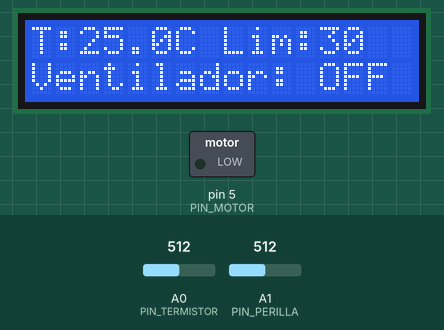
This sketch was run on a simulated Arduino Uno, built with avr-gcc and run on an emulated ATmega328P. Shown: 16×2 character LCD, switched loads named in the sketch (green lamp = pin HIGH). The test bench sets the inputs (shaded band); at power-on: A0 (PIN_TERMISTOR) = 512, A1 (PIN_PERILLA) = 512.

Above: at 2.7 s.
2.8 s: A0 (PIN_TERMISTOR) set to 552
At 3.7 s:
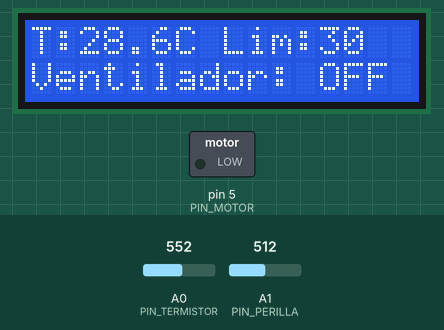
4.6 s: A0 (PIN_TERMISTOR) set to 577
At 5.3 s:
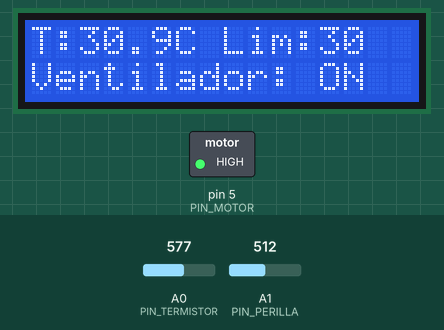
6.2 s: A0 (PIN_TERMISTOR) set to 1014
At 7.0 s:
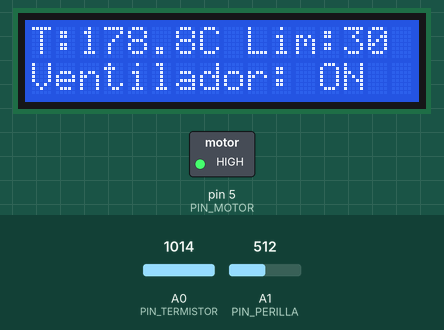
7.8 s: A0 (PIN_TERMISTOR) set to 1023
At 8.6 s:
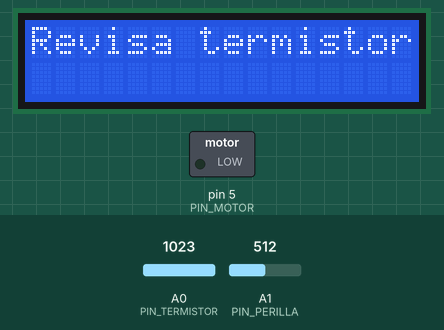
9.4 s: A0 (PIN_TERMISTOR) set to 306
At 10.2 s:
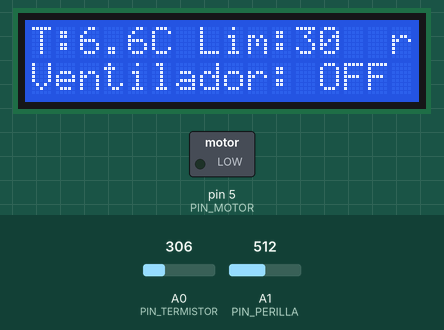
10.9 s: A1 (PIN_PERILLA) set to 716
At 11.8 s:
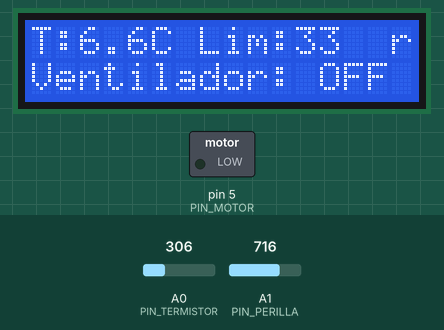
Timing chart, 0 to 13.5 s (numbered marks = the images above; inputs shaded):
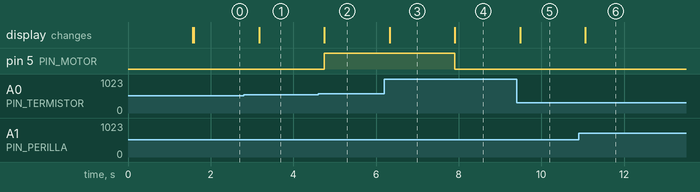

The sketch:

P23_ventilador_automatico.ino
```cpp
/*
  P23 · Ventilador automático (termostato con pantalla)       Sesión 12
  ------------------------------------------------------------------
  !! EL MOTOR NO SE ARMA TODAVÍA (16 nov 2026) !!
  El circuito del motor (PN2222 y módulo de fuente) está fuera de especificación si el motor
  consume 0.95 A (ver P17 y plan-curso-arduino.md, V1). HOY EL "VENTILADOR" ES UN LED con
  resistencia de 220 ohm en el pin 5: la lógica (histéresis) y el código son los mismos.
  ------------------------------------------------------------------
  Qué hace: mide la temperatura con el termistor y enciende el motor con aspa cuando
  pasa de un límite. Con la perilla eliges el límite (20 a 40 grados). La pantalla
  muestra la temperatura, el límite y el estado del ventilador.

  Este proyecto reúne lo de las sesiones 5, 9, 10 y 11.

  Conexiones:
    Termistor + 10 kohm   5 V -> termistor -> punto medio -> 10 kohm -> GND ; punto medio -> A0
    Perilla (límite)      extremo -> 5 V ; centro -> A1 ; otro extremo -> GND
    LCD1602               igual que P21 (RS 12, E 11, D4 10, D5 9, D6 8, D7 7) con su
                          potenciómetro de contraste (el otro potenciómetro del kit) y 100 ohm en la luz de fondo
    Ventilador (hoy LED)  pin 5 -> resistencia 220 ohm -> LED (pata larga +) ; pata corta -> GND
                          (con el motor, cuando se destrabe: el circuito de P17 en el pin 5)

  Ideas clave:
    - Sistema de control: MEDIR -> COMPARAR -> ACTUAR.
    - Histéresis: si el ventilador se encendiera y apagara exactamente en el mismo valor,
      "temblaría" por el ruido de la medición. Se enciende al llegar al límite y se apaga
      solo cuando baja 1 grado por debajo (HISTERESIS).
    - Una variable de estado (ventiladorEncendido) recuerda lo que se hizo antes.

  Cómo probar: pon el límite 1 o 2 grados por encima de la temperatura ambiente y calienta el
  termistor con los dedos. Suelta el termistor y espera a que se enfríe. No lo calientes con flama.

  Retos:  - Que el brillo del LED (la "velocidad") suba mientras más caliente esté (analogWrite).
          - Agrega un zumbador que avise si pasa de 35 grados.
          - Pon el límite igual a la temperatura ambiente y quita la histéresis: el LED "tiembla".
*/

#include <LiquidCrystal.h>

//                RS, E, D4, D5, D6, D7
LiquidCrystal lcd(12, 11, 10, 9, 8, 7);

const int PIN_TERMISTOR = A0;
const int PIN_PERILLA = A1;
const int PIN_MOTOR = 5;
const float HISTERESIS = 1.0;          // grados de margen para apagar

bool ventiladorEncendido = false;

float leerTemperatura() {
  long suma = 0;
  for (int i = 0; i < 10; i++) {
    suma = suma + analogRead(PIN_TERMISTOR);
    delay(2);
  }
  float lectura = suma / 10.0;

  if (lectura < 1.0 || lectura > 1022.0) {
    return -273.0;                     // sensor desconectado
  }
  float resistencia = 10000.0 * (1024.0 / lectura - 1.0);
  float lnR = log(resistencia);
  float tempK = 1.0 / (0.001129148 + (0.000234125 + (0.0000000876741 * lnR * lnR)) * lnR);
  return tempK - 273.15;
}

void setup() {
  pinMode(PIN_MOTOR, OUTPUT);
  lcd.begin(16, 2);
  lcd.print("Ventilador auto");
  delay(1500);
  lcd.clear();
}

void loop() {
  float temperatura = leerTemperatura();
  int limite = map(analogRead(PIN_PERILLA), 0, 1023, 20, 40);

  if (temperatura < -200.0) {
    // sin lectura válida: por seguridad, el ventilador se apaga
    ventiladorEncendido = false;
    digitalWrite(PIN_MOTOR, LOW);
    lcd.setCursor(0, 0);
    lcd.print("Revisa termistor");
    lcd.setCursor(0, 1);
    lcd.print("                ");
    delay(500);
    return;
  }

  // Decisión con histéresis
  if (!ventiladorEncendido && temperatura >= limite) {
    ventiladorEncendido = true;
  } else if (ventiladorEncendido && temperatura <= limite - HISTERESIS) {
    ventiladorEncendido = false;
  }

  if (ventiladorEncendido) {
    digitalWrite(PIN_MOTOR, HIGH);
  } else {
    digitalWrite(PIN_MOTOR, LOW);
  }

  // Pantalla
  lcd.setCursor(0, 0);
  lcd.print("T:");
  lcd.print(temperatura, 1);
  lcd.print("C Lim:");
  lcd.print(limite);
  lcd.print("  ");
  lcd.setCursor(0, 1);
  if (ventiladorEncendido) {
    lcd.print("Ventilador: ON ");
  } else {
    lcd.print("Ventilador: OFF");
  }
  delay(500);
}
```

Measured:
- the behaviour switches between 567 and 568 on A0 (PIN_TERMISTOR) (found by bisection; images 1 and 2)
- the behaviour switches between 1022 and 1023 on A0 (PIN_TERMISTOR) (found by bisection; images 3 and 4)
- after the input at 2.8 s, the display: changes after 0.37 s (image 1)
- after the input at 4.6 s, pin 5 (PIN_MOTOR): LOW → HIGH after 0.15 s; the display: changes after 0.15 s (image 2)
- after the input at 6.2 s, the display: changes after 0.13 s (image 3)
- after the input at 7.8 s, pin 5 (PIN_MOTOR): HIGH → LOW after 0.10 s; the display: changes after 0.11 s (image 4)
- after the input at 9.4 s, the display: changes after 0.09 s (image 5)
- after the input at 10.9 s, the display: changes after 0.16 s (image 6)
